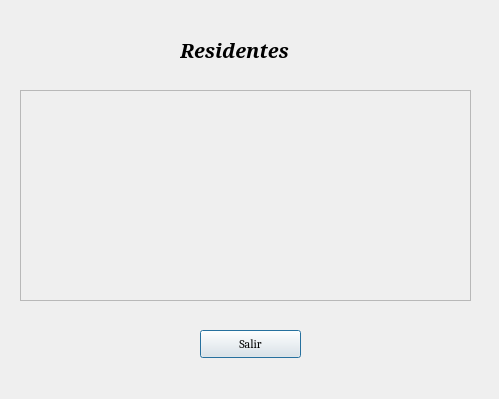
<?xml version="1.0" encoding="UTF-8"?>
<ui version="4.0">
 <class>Dialog</class>
 <widget class="QDialog" name="Dialog">
  <property name="geometry">
   <rect>
    <x>0</x>
    <y>0</y>
    <width>499</width>
    <height>399</height>
   </rect>
  </property>
  <property name="windowTitle">
   <string>Dialog</string>
  </property>
  <widget class="QLabel" name="label">
   <property name="geometry">
    <rect>
     <x>180</x>
     <y>40</y>
     <width>131</width>
     <height>20</height>
    </rect>
   </property>
   <property name="font">
    <font>
     <family>Garamond</family>
     <pointsize>15</pointsize>
     <weight>75</weight>
     <italic>true</italic>
     <bold>true</bold>
    </font>
   </property>
   <property name="text">
    <string>Residentes</string>
   </property>
  </widget>
  <widget class="QPushButton" name="botonvista_admin">
   <property name="geometry">
    <rect>
     <x>200</x>
     <y>330</y>
     <width>101</width>
     <height>28</height>
    </rect>
   </property>
   <property name="font">
    <font>
     <family>Cambria</family>
    </font>
   </property>
   <property name="text">
    <string>Salir</string>
   </property>
  </widget>
  <widget class="QScrollArea" name="residentes_view">
   <property name="geometry">
    <rect>
     <x>20</x>
     <y>90</y>
     <width>451</width>
     <height>211</height>
    </rect>
   </property>
   <property name="widgetResizable">
    <bool>true</bool>
   </property>
   <widget class="QWidget" name="scrollAreaWidgetContents">
    <property name="geometry">
     <rect>
      <x>0</x>
      <y>0</y>
      <width>449</width>
      <height>209</height>
     </rect>
    </property>
   </widget>
  </widget>
 </widget>
 <resources/>
 <connections/>
</ui>
